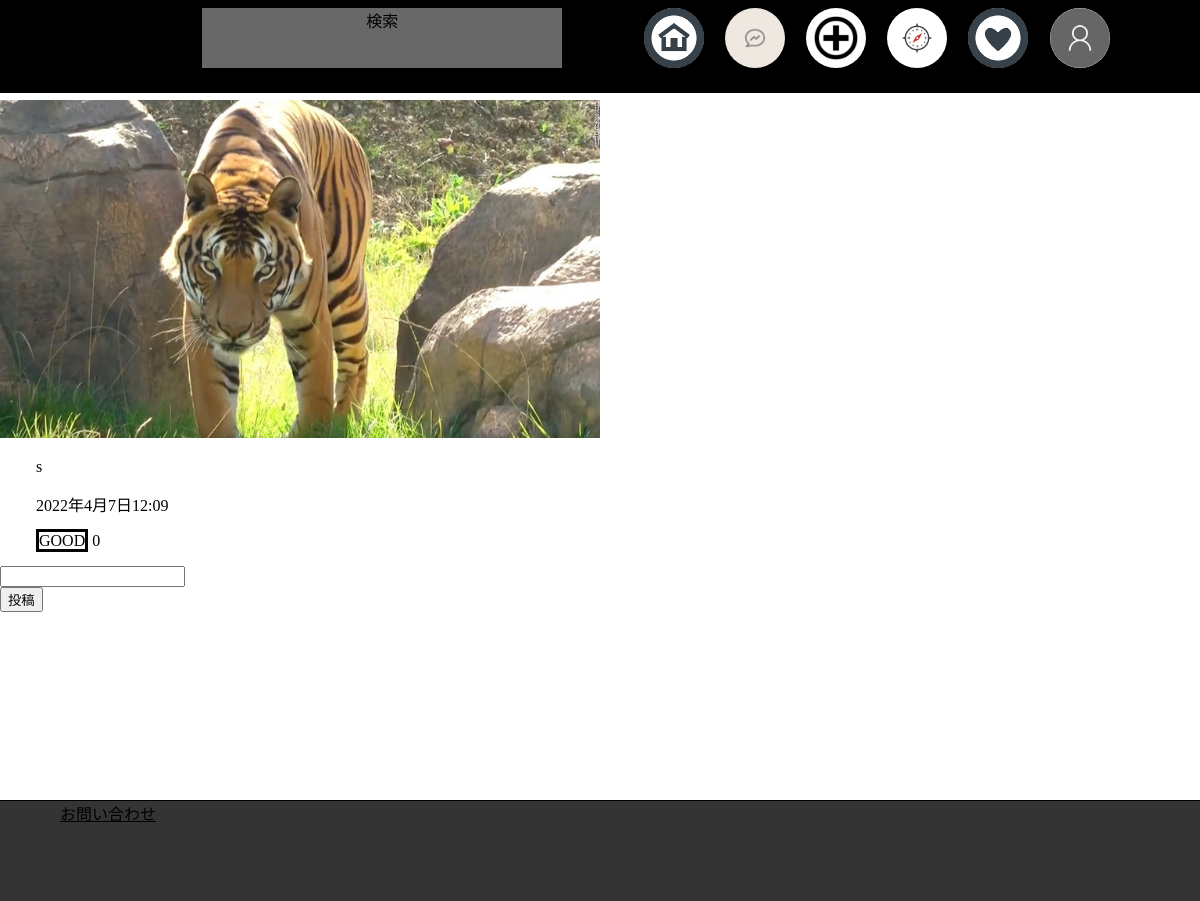
Screenshot of /detail/12/ with the database file from the repository.
### post_app/models.py (models this page shows)
class Post(models.Model):
    upload_img = models.ImageField(upload_to = 'images',verbose_name='投稿画像')
    posted_at = models.DateTimeField(help_text="投稿日",auto_now_add=True,verbose_name='投稿日')
    text = models.CharField(max_length=255,verbose_name='本文')
    good = models.IntegerField(default=0,verbose_name='いいねの数')
    def __str__(self):
        return self.text[:10]

### post_app/views.py (the view, shortened to what this page needs)
# urls.py: path('detail/<pk>/', views.CommentForm.as_view(), name='detail'),
class CommentForm(CreateView):
    template_name = 'detail.html'
    model = Comment
    fields = ['text','subject']
    pk = None
    def get_context_data(self,**kwargs):
        ctxt = super().get_context_data()
        ctxt["object_list"] = Post.objects.all()
        ctxt["comment_list"] = Comment.objects.all()
        ctxt["post"] = Post.objects.get(id=self.kwargs['pk'])
        return ctxt
    def get_form(self):
        form = super(CommentForm, self).get_form()
        form.fields['subject'].label = '題'
        form.initial['subject'] = self.kwargs['pk'] # フィールドの初期値の設定(https://k-mawa.hateblo.jp/entry/2017/10/31/235640)
        form.fields['text'].required = True
        return form
    """
    # (https://webty.jp/staffblog/production/post-1158/)
    url = request.path +
    """
    success_url = reverse_lazy('detail')

### templates/detail.html (shortened to what this page needs)
{% extends '_media_bace.html' %}
{% block main %}
<body>
    <div>
        <img class="post_elem" src="/media/{{ post.upload_img }}" alt="画像を表示できません">
    </div>
    <div class="post_elem" id="detail_info">
        <p>{{ post.text }}</p>
        <p>{{ post.posted_at }}</p>
        <p>{% include "like.html" %}</p>
    </div>
    <div class="comment_elem">
        {% include "comment_form.html" %}
    </div>
</body>
{% endblock %}

### templates/like.html (shortened to what this page needs)
{% load static %}
<!DOCTYPE html>
<div class="good-flame">
    <div class="good_button">
        <a id="good-a-{{ post.id }}" onclick="api_good_{{ post.id }}()"><span id="good_button_word">GOOD</span> <span id="good_count-{{ post.id }}">{{ post.good }}</span></a>
    </div>
  </div>

### static/style.css (style rules this page uses)
.comment_elem { flex-flow: column; }
img.post_elem { width: 50%; height: auto; }
div#detail_info { margin: 0% 3% 0% 3%; width: 300px; overflow-wrap: break-word; }
#good_button_word { border: solid ; }
.good_button a { color : inherit; }
img { width:100%; }
html, body { margin: 0; width: 100%; height: 100%; }

### rows the page displays
Post: upload_img (picture), text "s", posted_at "2022年4月7日12:09", good "0"
